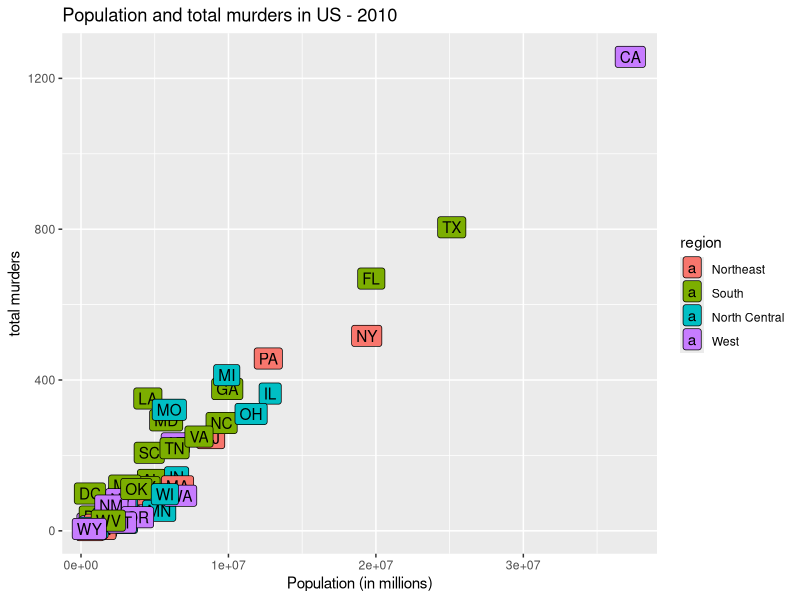

R code for this plot:
library(tidyverse)
library(dslabs)
data(murders)

ggplot(murders,aes(population,total,label = abb, fill = region)) + 
  geom_point() + 
  geom_label() + 
  ggtitle("Population and total murders in US - 2010") +
  xlab("Population (in millions)") + 
  ylab("total murders")
